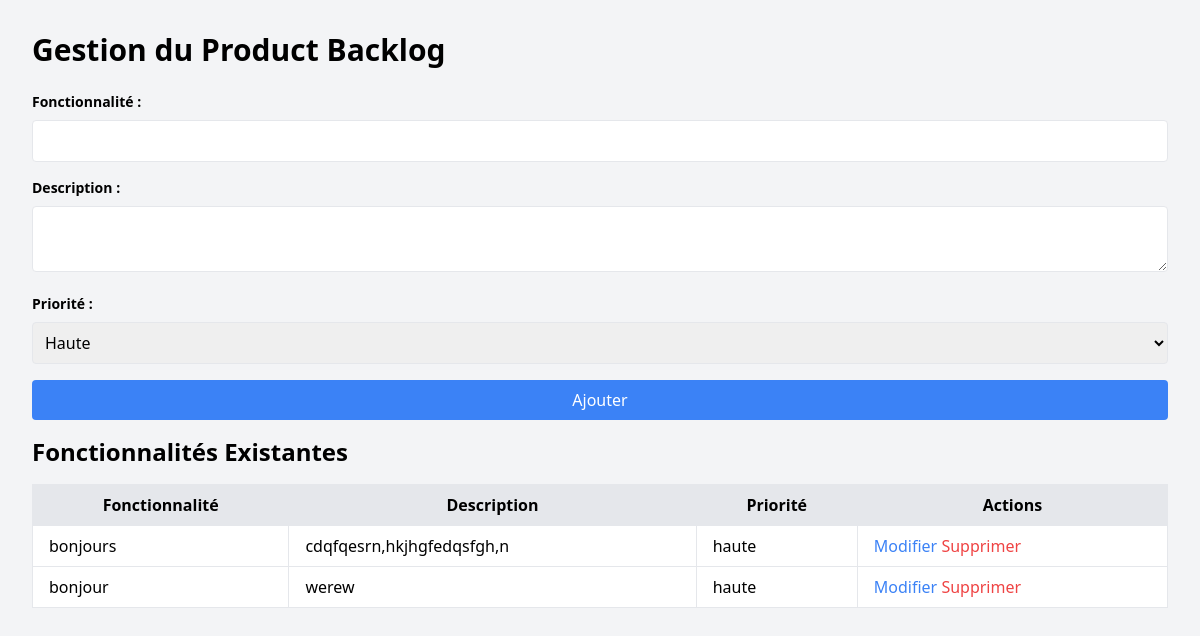
The page /admin/product_backlog.php on the database its author committed.
### tables this page shows
CREATE TABLE `product_backlog` (
  `id` int(11) NOT NULL,
  `titre` varchar(255) NOT NULL,
  `description` text NOT NULL,
  `priorite` enum('haute','moyenne','basse') NOT NULL,
  `date_creation` timestamp NOT NULL DEFAULT current_timestamp(),
  `nom_fonctionnalite` varchar(255) NOT NULL,
  `fonctionnalite` varchar(255) NOT NULL
);

### admin/product_backlog.php (the view, shortened to what this page needs)
<?php
include '../includes/db.php';
$stmt = $pdo->query("SELECT * FROM product_backlog");
$fonctionnalites = $stmt->fetchAll(PDO::FETCH_ASSOC);
?>
<!DOCTYPE html>
<html lang="fr">
<head>
    <script src="https://cdn.tailwindcss.com"></script>
</head>
<body class="bg-gray-100">
    <div class="max-w-7xl mx-auto p-8">
        <h1 class="text-3xl font-bold mb-6">Gestion du Product Backlog</h1>
        <form action="" method="POST" class="mb-4">
            <div class="mb-4">
                <label for="fonctionnalite" class="block text-sm font-bold mb-2">Fonctionnalité :</label>
                <input type="text" id="fonctionnalite" name="fonctionnalite" class="border rounded w-full p-2" required>
            </div>
            <div class="mb-4">
                <label for="description" class="block text-sm font-bold mb-2">Description :</label>
                <textarea id="description" name="description" class="border rounded w-full p-2" required></textarea>
            </div>
            <div class="mb-4">
                <label for="priorite" class="block text-sm font-bold mb-2">Priorité :</label>
                <select id="priorite" name="priorite" class="border rounded w-full p-2" required>
                    <option value="haute">Haute</option>
                </select>
            </div>
            <button type="submit" class="bg-blue-500 text-white p-2 rounded hover:bg-blue-600 w-full">Ajouter</button>
        </form>
        <h2 class="text-2xl font-bold mb-4">Fonctionnalités Existantes</h2>
        <table class="min-w-full bg-white border rounded">
            <thead>
                <tr class="bg-gray-200">
                    <th class="py-2 px-4 border">Fonctionnalité</th>
                    <th class="py-2 px-4 border">Description</th>
                    <th class="py-2 px-4 border">Priorité</th>
                    <th class="py-2 px-4 border">Actions</th>
                </tr>
            </thead>
            <tbody>
                <?php foreach ($fonctionnalites as $fonctionnalite): ?>
                    <tr>
                        <td class="py-2 px-4 border"><a href="product_backlog_fonctionnalite.php?id=<?php echo $fonctionnalite['id']; ?>"><?php echo htmlspecialchars($fonctionnalite['fonctionnalite']); ?></a></td>
                        <td class="py-2 px-4 border"><?php echo htmlspecialchars($fonctionnalite['description']); ?></td>
                        <td class="py-2 px-4 border"><?php echo htmlspecialchars($fonctionnalite['priorite']); ?></td>
                        <td class="py-2 px-4 border">
                            <a href="modifier_fonctionnalite.php?id=<?php echo $fonctionnalite['id']; ?>" class="text-blue-500">Modifier</a>
                            <a href="supprimer_fonctionnalite.php?id=<?php echo $fonctionnalite['id']; ?>" class="text-red-500">Supprimer</a>
                        </td>
                    </tr>
                <?php endforeach; ?>
            </tbody>
        </table>
    </div>
</body>
</html>

### rows shown on the page
product_backlog: fonctionnalite "bonjours", description "cdqfqesrn,hkjhgfedqsfgh,n", priorite "haute"
product_backlog: fonctionnalite "bonjour", description "werew", priorite "haute"
